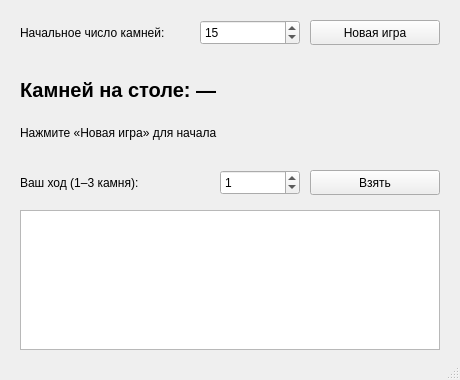
<?xml version="1.0" encoding="UTF-8"?>
<ui version="4.0">
 <class>nim</class>
 <widget class="QMainWindow" name="nim">
  <property name="geometry">
   <rect><x>0</x><y>0</y><width>460</width><height>380</height></rect>
  </property>
  <property name="windowTitle">
   <string>Псевдоним</string>
  </property>
  <property name="sizePolicy">
   <sizepolicy hsizetype="Fixed" vsizetype="Fixed">
    <horstretch>0</horstretch>
    <verstretch>0</verstretch>
   </sizepolicy>
  </property>
  <widget class="QWidget" name="centralwidget">
   <widget class="QLabel" name="labelStones">
    <property name="geometry">
     <rect><x>20</x><y>20</y><width>180</width><height>25</height></rect>
    </property>
    <property name="text"><string>Начальное число камней:</string></property>
   </widget>
   <widget class="QSpinBox" name="spinBoxStones">
    <property name="geometry">
     <rect><x>200</x><y>20</y><width>100</width><height>25</height></rect>
    </property>
    <property name="minimum"><number>1</number></property>
    <property name="maximum"><number>999</number></property>
    <property name="value"><number>15</number></property>
   </widget>
   <widget class="QPushButton" name="pushButtonNewGame">
    <property name="geometry">
     <rect><x>310</x><y>20</y><width>130</width><height>25</height></rect>
    </property>
    <property name="text"><string>Новая игра</string></property>
   </widget>
   <widget class="QLabel" name="labelRemaining">
    <property name="geometry">
     <rect><x>20</x><y>70</y><width>420</width><height>40</height></rect>
    </property>
    <property name="text"><string>Камней на столе: —</string></property>
    <property name="styleSheet"><string>font-size: 20px; font-weight: bold;</string></property>
   </widget>
   <widget class="QLabel" name="labelStatus">
    <property name="geometry">
     <rect><x>20</x><y>120</y><width>420</width><height>25</height></rect>
    </property>
    <property name="text"><string>Нажмите «Новая игра» для начала</string></property>
   </widget>
   <widget class="QLabel" name="labelMove">
    <property name="geometry">
     <rect><x>20</x><y>170</y><width>200</width><height>25</height></rect>
    </property>
    <property name="text"><string>Ваш ход (1–3 камня):</string></property>
   </widget>
   <widget class="QSpinBox" name="spinBoxMove">
    <property name="geometry">
     <rect><x>220</x><y>170</y><width>80</width><height>25</height></rect>
    </property>
    <property name="minimum"><number>0</number></property>
    <property name="maximum"><number>3</number></property>
    <property name="value"><number>1</number></property>
   </widget>
   <widget class="QPushButton" name="pushButtonTake">
    <property name="geometry">
     <rect><x>310</x><y>170</y><width>130</width><height>25</height></rect>
    </property>
    <property name="text"><string>Взять</string></property>
   </widget>
   <widget class="QTextEdit" name="textEditLog">
    <property name="geometry">
     <rect><x>20</x><y>210</y><width>420</width><height>140</height></rect>
    </property>
    <property name="readOnly"><bool>true</bool></property>
   </widget>
  </widget>
  <widget class="QMenuBar" name="menubar">
   <property name="geometry">
    <rect><x>0</x><y>0</y><width>460</width><height>21</height></rect>
   </property>
  </widget>
  <widget class="QStatusBar" name="statusbar"/>
 </widget>
 <resources/>
 <connections/>
</ui>
